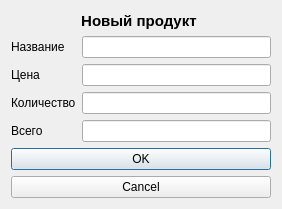
<?xml version="1.0" encoding="UTF-8"?>
<ui version="4.0">
 <class>Dialog_Input_New_Item</class>
 <widget class="QDialog" name="Dialog_Input_New_Item">
  <property name="geometry">
   <rect>
    <x>0</x>
    <y>0</y>
    <width>282</width>
    <height>209</height>
   </rect>
  </property>
  <property name="sizePolicy">
   <sizepolicy hsizetype="Maximum" vsizetype="Maximum">
    <horstretch>0</horstretch>
    <verstretch>0</verstretch>
   </sizepolicy>
  </property>
  <property name="windowTitle">
   <string>Dialog</string>
  </property>
  <property name="sizeGripEnabled">
   <bool>false</bool>
  </property>
  <property name="modal">
   <bool>false</bool>
  </property>
  <layout class="QGridLayout" name="gridLayout">
   <item row="0" column="0">
    <layout class="QVBoxLayout" name="verticalLayout">
     <property name="sizeConstraint">
      <enum>QLayout::SetMaximumSize</enum>
     </property>
     <item alignment="Qt::AlignHCenter">
      <widget class="QLabel" name="label">
       <property name="font">
        <font>
         <pointsize>11</pointsize>
         <weight>75</weight>
         <bold>true</bold>
        </font>
       </property>
       <property name="text">
        <string>Новый продукт </string>
       </property>
       <property name="textFormat">
        <enum>Qt::AutoText</enum>
       </property>
       <property name="alignment">
        <set>Qt::AlignCenter</set>
       </property>
      </widget>
     </item>
     <item>
      <layout class="QFormLayout" name="formLayout_Counters">
       <property name="fieldGrowthPolicy">
        <enum>QFormLayout::AllNonFixedFieldsGrow</enum>
       </property>
       <item row="0" column="0">
        <widget class="QLabel" name="Label_Name">
         <property name="text">
          <string>Название</string>
         </property>
        </widget>
       </item>
       <item row="0" column="1">
        <widget class="QLineEdit" name="LineEdit_Name"/>
       </item>
       <item row="1" column="0">
        <widget class="QLabel" name="Label_Place">
         <property name="text">
          <string>Цена</string>
         </property>
        </widget>
       </item>
       <item row="1" column="1">
        <widget class="QLineEdit" name="LineEdit_Current_Price"/>
       </item>
       <item row="2" column="0">
        <widget class="QLabel" name="Label_Note">
         <property name="text">
          <string>Количество</string>
         </property>
        </widget>
       </item>
       <item row="2" column="1">
        <widget class="QLineEdit" name="LineEdit_Amount">
         <property name="clearButtonEnabled">
          <bool>false</bool>
         </property>
        </widget>
       </item>
       <item row="3" column="0">
        <widget class="QLabel" name="Label_Total">
         <property name="text">
          <string>Всего</string>
         </property>
        </widget>
       </item>
       <item row="3" column="1">
        <widget class="QLineEdit" name="Value_Total">
         <property name="readOnly">
          <bool>true</bool>
         </property>
        </widget>
       </item>
      </layout>
     </item>
     <item>
      <widget class="QPushButton" name="pushButton_OK">
       <property name="sizePolicy">
        <sizepolicy hsizetype="Minimum" vsizetype="Minimum">
         <horstretch>0</horstretch>
         <verstretch>0</verstretch>
        </sizepolicy>
       </property>
       <property name="text">
        <string>OK</string>
       </property>
      </widget>
     </item>
     <item>
      <widget class="QPushButton" name="pushButton_Cancel">
       <property name="sizePolicy">
        <sizepolicy hsizetype="Minimum" vsizetype="Minimum">
         <horstretch>0</horstretch>
         <verstretch>0</verstretch>
        </sizepolicy>
       </property>
       <property name="text">
        <string>Cancel</string>
       </property>
      </widget>
     </item>
    </layout>
   </item>
  </layout>
 </widget>
 <resources/>
 <connections/>
</ui>
